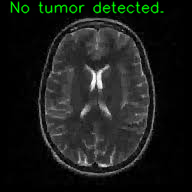
#> input picture imgForTest/n (1)predicted.png, 192 x 192 px, given in place of t (5).jpg, which was not available
$ python detectBT.py
#> lines starting #> are read from the running program, lines starting #| are printed output that depends on the picture
### CNN/model.py
# imports
from tensorflow.keras.layers import Conv2D, MaxPooling2D, Dropout, Flatten, Dense
from tensorflow.keras.models import Sequential
from tensorflow.keras.optimizers import Adam

def cnn_bt(pretrained_weights=None, input_shape=(256,256,1)):
    model = Sequential()
    model.add(Conv2D(32, 4, activation = 'relu', padding = 'same', input_shape=input_shape))
    model.add(MaxPooling2D(pool_size=(2, 2)))
    model.add(Dropout(0.5))
    model.add(Conv2D(32, 4, activation = 'relu', padding = 'same'))
    model.add(MaxPooling2D(pool_size=(2, 2)))
    model.add(Dropout(0.3))
    model.add(Conv2D(64, 4, activation = 'relu', padding = 'same'))
    model.add(MaxPooling2D(pool_size=(2, 2)))
    model.add(Dropout(0.3))
    model.add(Flatten())
    model.add(Dense(128, activation='relu'))
    model.add(Dropout(0.15))
    model.add(Dense(1, activation='sigmoid'))

    model.compile(optimizer=Adam(),
                  loss='binary_crossentropy',
                  metrics=['acc'])
    if(pretrained_weights):
        model.load_weights(pretrained_weights)
    return model

### detectBT.py

import cv2
import numpy as np
from tensorflow.keras.optimizers import Adam
import skimage.transform as trans
import sys
sys.path.insert(1, 'D:/BT/CNN/')
import model
sys.path.insert(1, 'D:/BT/ImageSegmentation/')
import model_bt

image_path = 'D:/BT/imgForTest/t (5).jpg'
cnn_weight = 'D:/BT/CNN/Model/weights.hdf5'
unet_weight = 'D:/BT/ImageSegmentation/Model/weights.hdf5'

image = cv2.imread(image_path, cv2.IMREAD_GRAYSCALE)
#> image: shape (192, 192); min 0, max 255, mean 28
image = image / 255
image = trans.resize(image,(256,256))
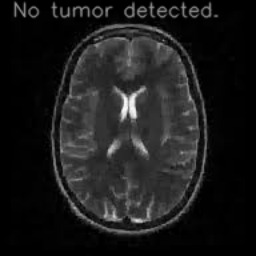
#> image: shape (256, 256) float64; min 0, max 0.985, mean 0.11

x = []
x.append(image)
x = np.array(x)
x = np.reshape(x, (1, 256, 256, 1))

cnn = model.cnn_bt(pretrained_weights=cnn_weight)
#> (the run stopped early here; a loop or call above may not have finished)

$ run again, on imgForTest/t (1)predicted.png
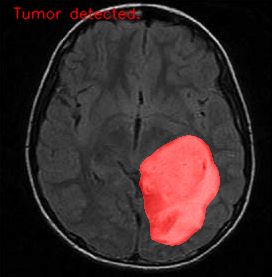
#> input picture imgForTest/t (1)predicted.png, 272 x 277 px, given in place of t (5).jpg, which was not available
#> `image = cv2.imread(image_path, cv2.IMREAD_GRAYSCALE)`:
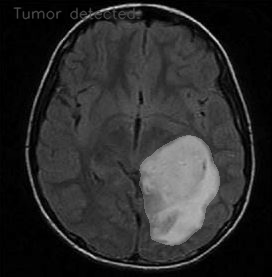
#> image: shape (277, 272); min 0, max 219, mean 44.3

$ run again, on imgForTest/t (2)predicted.png
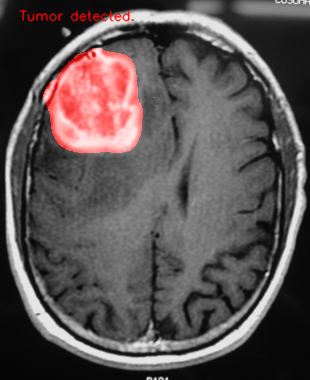
#> input picture imgForTest/t (2)predicted.png, 310 x 380 px, given in place of t (5).jpg, which was not available
#> `image = cv2.imread(image_path, cv2.IMREAD_GRAYSCALE)`:
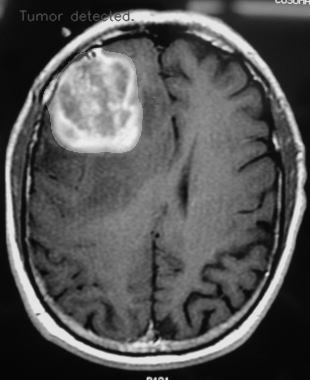
#> image: shape (380, 310); min 0, max 237, mean 85.3
#> `image = trans.resize(image,(256,256))`:
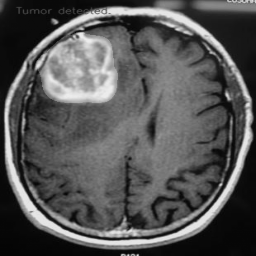
#> image: shape (256, 256) float64; min 0.0158, max 0.929, mean 0.335
